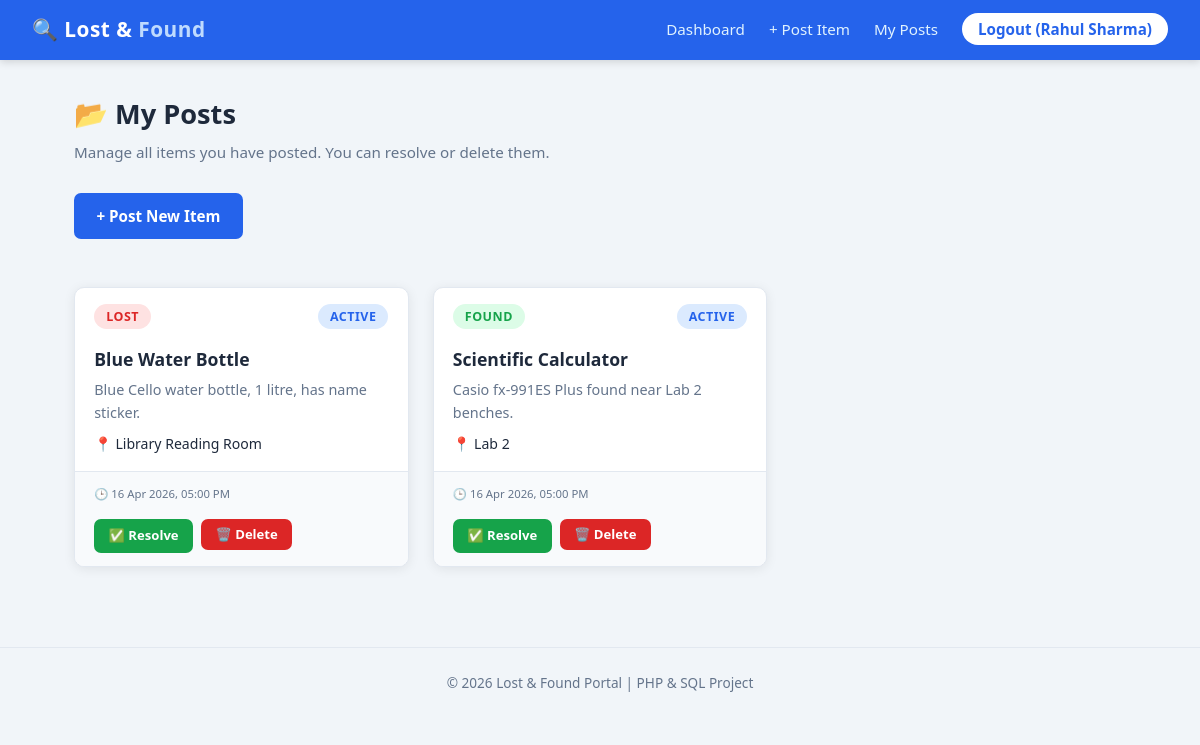
The app's page /my_posts.php (signed in) with its own data.
### tables this page shows
CREATE TABLE `items` (
  `item_id` int(11) NOT NULL,
  `user_id` int(11) NOT NULL,
  `post_type` enum('Lost','Found') NOT NULL,
  `item_name` varchar(150) NOT NULL,
  `description` text NOT NULL,
  `location` varchar(200) NOT NULL,
  `image_path` varchar(255) DEFAULT NULL,
  `status` enum('Active','Resolved') DEFAULT 'Active',
  `posted_at` datetime DEFAULT current_timestamp()
);

### my_posts.php (the view, shortened to what this page needs)
<?php
require_once "includes/config.php";
$my_items = array();
$sql = "SELECT item_id, post_type, item_name, description, location, image_path, status, posted_at
        FROM items
        WHERE user_id = ?
        ORDER BY posted_at DESC";
if ($stmt = mysqli_prepare($link, $sql)) {
    mysqli_stmt_bind_param($stmt, "i", $param_user_id);
    if (mysqli_stmt_execute($stmt)) {
        $result = mysqli_stmt_get_result($stmt);
        while ($row = mysqli_fetch_assoc($result)) {
            $my_items[] = $row;
        }
    }
}
?>
<!DOCTYPE html>
<html lang="en">
<head>
    <link rel="stylesheet" href="css/style.css">
</head>
<body>
<nav>
    <a class="brand" href="dashboard.php">🔍 Lost &amp; <span>Found</span></a>
    <ul>
        <li><a href="dashboard.php">Dashboard</a></li>
        <li><a href="post_item.php">+ Post Item</a></li>
        <li><a href="my_posts.php">My Posts</a></li>
        <li><a href="logout.php" class="btn-nav">Logout (<?php echo $_SESSION['user_name']; ?>)</a></li>
    </ul>
</nav>
<div class="container">
    <h1 class="page-title">📂 My Posts</h1>
    <p class="page-subtitle">Manage all items you have posted. You can resolve or delete them.</p>
    <a href="post_item.php" class="btn btn-primary" style="margin-bottom:1.5rem;display:inline-block;">
        + Post New Item
    </a>
    <?php if (count($my_items) === 0): ?>
        <div class="empty-state">
            <div class="empty-icon">📭</div>
            <p>You haven't posted anything yet.</p>
            <a href="post_item.php" class="btn btn-primary" style="margin-top:1rem;">Post Your First Item</a>
        </div>
    <?php else: ?>
        <div class="items-grid">
            <?php foreach ($my_items as $item): ?>
                <div class="item-card">
                    <div class="item-card-header">
                        <span class="badge badge-<?php echo strtolower($item['post_type']); ?>">
                            <?php echo htmlspecialchars($item['post_type']); ?>
                        </span>
                        <span class="badge badge-<?php echo strtolower($item['status']); ?>">
                            <?php echo htmlspecialchars($item['status']); ?>
                        </span>
                    </div>
                    <div class="item-card-body">
                        <div class="item-name"><?php echo htmlspecialchars($item['item_name']); ?></div>
                        <div class="item-desc">
                            <?php
                            $desc = $item['description'];
                            echo htmlspecialchars(strlen($desc) > 100 ? substr($desc, 0, 100) . "..." : $desc);
                            ?>
                        </div>
                        <div class="item-location"><?php echo htmlspecialchars($item['location']); ?></div>
                    </div>
                    <div class="item-card-footer" style="flex-direction:column;align-items:flex-start;gap:0.5rem;">
                        <small>🕒 <?php echo date('d M Y, h:i A', strtotime($item['posted_at'])); ?></small>
                        <div class="post-actions">
                            <?php if ($item['status'] === "Active"): ?>
                                <a href="my_posts.php?action=resolve&id=<?php echo $item['item_id']; ?>"
                                   class="btn btn-success btn-sm"
                                   onclick="return confirm('Mark this item as Resolved?')">
                                    ✅ Resolve
                                </a>
                            <?php endif; ?>
                            <form method="POST" action="my_posts.php"
                                  onsubmit="return confirm('⚠️ Permanently delete this post?');"
                                  style="display:inline;">
                                <button type="submit" class="btn btn-danger btn-sm">🗑️ Delete</button>
                            </form>
                        </div>
                    </div>
                </div>
            <?php endforeach; ?>
        </div>
    <?php endif; ?>
</div>
<footer>
    &copy; <?php echo date('Y'); ?> Lost &amp; Found Portal | PHP &amp; SQL Project
</footer>
</body>
</html>

### css/style.css (style rules this page uses)
:root { --primary: #2563eb; --primary-dk: #1d4ed8; --danger: #dc2626; --success: #16a34a; --warning: #d97706; --bg: #f1f5f9; --card: #ffffff; --text: #1e293b; --muted: #64748b; --border: #e2e8f0; --radius: 10px; --shadow: 0 2px 12px rgba(0,0,0,0.08); }
*, *::before, *::after { box-sizing: border-box; margin: 0; padding: 0; }
body { font-family: 'Segoe UI', Tahoma, Geneva, Verdana, sans-serif; background-color: var(--bg); color: var(--text); min-height: 100vh; line-height: 1.6; }
a { color: var(--primary); text-decoration: none; }
nav { background: var(--primary); color: #fff; padding: 0 2rem; display: flex; align-items: center; justify-content: space-between; height: 60px; box-shadow: 0 2px 8px rgba(0,0,0,0.15); position: sticky; top: 0; z-index: 100; }
nav .brand { font-size: 1.3rem; font-weight: 700; color: #fff; letter-spacing: 0.5px; }
nav .brand span { color: #bfdbfe; }
nav ul { list-style: none; display: flex; gap: 1.5rem; align-items: center; }
nav ul li a { color: #e0f2fe; font-weight: 500; font-size: 0.95rem; transition: color 0.2s; }
nav ul li a.btn-nav { background: #fff; color: var(--primary); padding: 6px 16px; border-radius: 20px; font-weight: 600; transition: background 0.2s; }
.container { max-width: 1100px; margin: 0 auto; padding: 2rem 1.5rem; }
.page-title { font-size: 1.7rem; font-weight: 700; margin-bottom: 0.3rem; color: var(--text); }
.page-subtitle { color: var(--muted); margin-bottom: 1.8rem; font-size: 0.95rem; }
.items-grid { display: grid; grid-template-columns: repeat(auto-fill, minmax(300px, 1fr)); gap: 1.5rem; margin-top: 1.5rem; }
.item-card { background: var(--card); border-radius: var(--radius); box-shadow: var(--shadow); border: 1px solid var(--border); overflow: hidden; transition: transform 0.2s, box-shadow 0.2s; display: flex; flex-direction: column; }
.item-card-header { padding: 1rem 1.2rem 0.5rem; display: flex; align-items: center; justify-content: space-between; }
.item-card-body { padding: 0.5rem 1.2rem 1rem; flex: 1; }
.item-card-footer { padding: 0.8rem 1.2rem; border-top: 1px solid var(--border); background: #f8fafc; font-size: 0.85rem; color: var(--muted); display: flex; justify-content: space-between; align-items: center; }
.item-name { font-size: 1.1rem; font-weight: 600; color: var(--text); margin-bottom: 0.3rem; }
.item-desc { font-size: 0.9rem; color: var(--muted); margin-bottom: 0.5rem; }
.item-location { font-size: 0.88rem; color: var(--text); }
.item-location::before { content: "📍 "; }
.badge { display: inline-block; padding: 3px 12px; border-radius: 20px; font-size: 0.78rem; font-weight: 700; letter-spacing: 0.5px; text-transform: uppercase; }
.badge-lost { background: #fee2e2; color: var(--danger); }
.badge-found { background: #dcfce7; color: var(--success); }
.badge-active { background: #dbeafe; color: var(--primary); }
.btn { display: inline-block; padding: 0.65rem 1.4rem; border: none; border-radius: 7px; font-size: 0.95rem; font-weight: 600; cursor: pointer; transition: background 0.2s, transform 0.1s; font-family: inherit; text-align: center; }
.btn-primary { background: var(--primary); color: #fff; }
.btn-danger { background: var(--danger); color: #fff; }
.btn-success { background: var(--success); color: #fff; }
.btn-sm { padding: 0.4rem 0.9rem; font-size: 0.82rem; }
.post-actions { display: flex; gap: 0.5rem; flex-wrap: wrap; margin-top: 0.5rem; }
footer { text-align: center; padding: 1.5rem; color: var(--muted); font-size: 0.85rem; margin-top: 3rem; border-top: 1px solid var(--border); }

### records on screen
items: post_type "LOST", status "ACTIVE", item_name "Blue Water Bottle", description "Blue Cello water bottle, 1 litre, has name sticker.", location "Library Reading Room", posted_at "16 Apr 2026, 05:00 PM"
items: post_type "FOUND", status "ACTIVE", item_name "Scientific Calculator", description "Casio fx-991ES Plus found near Lab 2 benches.", location "Lab 2", posted_at "16 Apr 2026, 05:00 PM"

### other values on screen
$_SESSION['user_name'] "Rahul Sharma"
